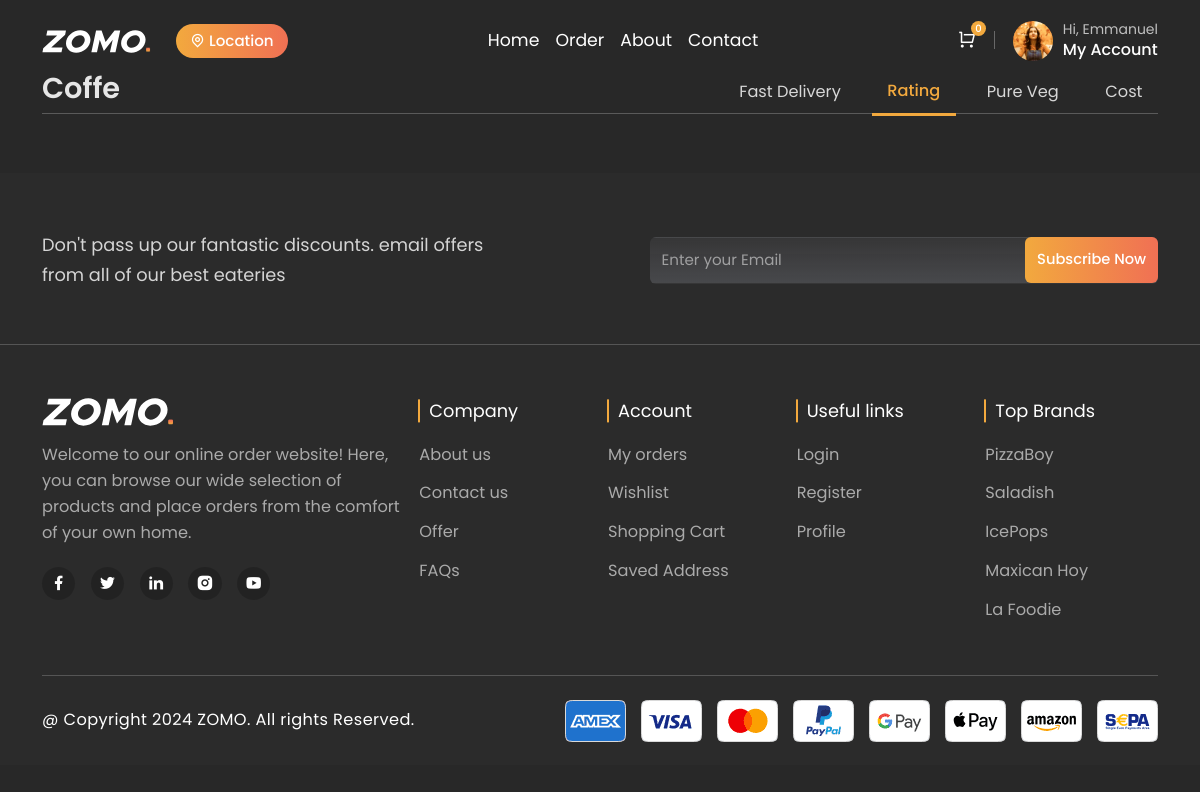
Page /restaurant-listing/13/ (signed in) on the earlier database version.
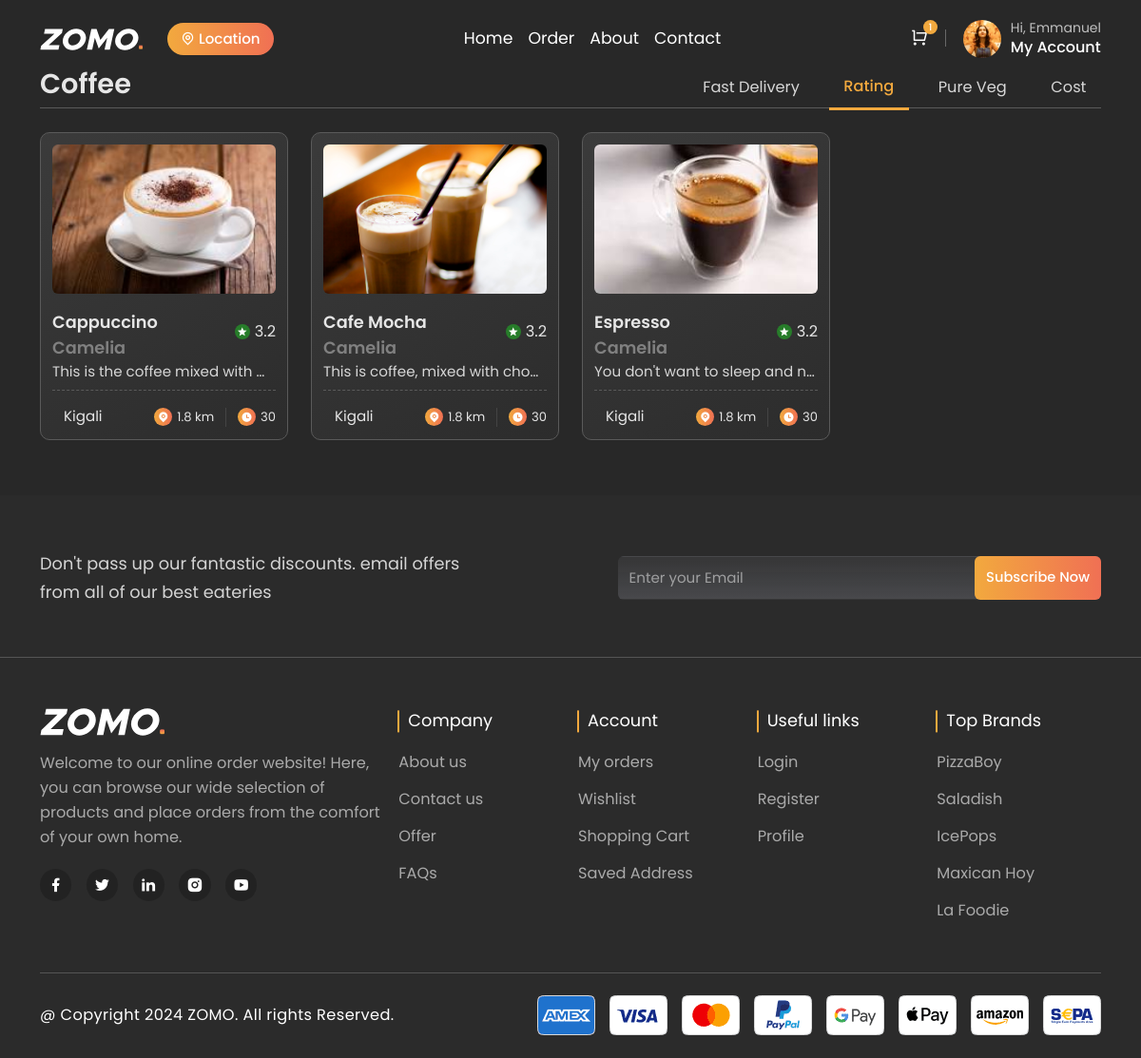
Same page on the later database version.
### customer/models.py (models this page shows, shortened)
class Cart(models.Model):
    user = models.OneToOneField(settings.AUTH_USER_MODEL, on_delete=models.CASCADE, null=True, blank=True)
    created_at = models.DateTimeField(auto_now_add=True)
    updated_at = models.DateTimeField(auto_now=True)  # Automatically updates to current time when object is saved
    STATUS_CHOICES = (
        ('active', 'Active'),
        ('completed', 'Completed'),
        ('cancelled', 'Cancelled'),
    )
    status = models.CharField(max_length=10, choices=STATUS_CHOICES, default='active')
    def total_price(self):
        return sum(item.total_price() for item in self.cart_items.all())

### restaurant/models.py (models this page shows, shortened)
class Category(models.Model):
    name = models.CharField(max_length=100)
    def __str__(self):
        return self.name

class MenuItem(models.Model):
    restaurant = models.ForeignKey(Restaurant, on_delete=models.CASCADE, related_name='menu_items', null=True, blank=True)
    menu = models.ForeignKey(Menu, on_delete=models.CASCADE, related_name='menu_items', null=True, blank=True)
    name = models.CharField(max_length=100)
    description = models.TextField()
    price = models.DecimalField(max_digits=6, decimal_places=2)
    image = models.ImageField(upload_to='menu_items/')
    is_available = models.BooleanField(default=True)
    category = models.ForeignKey('Category', on_delete=models.SET_NULL, null=True, related_name='menu_items')
    menu_item_id = models.AutoField(primary_key=True)
    preparation_time = models.IntegerField(default=30)
    def __str__(self):
            menu_name = self.menu.name if self.menu else 'No Menu'
            return f'{self.name} ({menu_name})'

class Restaurant(models.Model):
    name = models.CharField(max_length=100)
    description = models.TextField()
    address = models.ForeignKey('RestaurantAddress', on_delete=models.SET_NULL, null=True, related_name='restaurants', blank=True)
    phone = models.CharField(max_length=20)
    owner = models.ForeignKey(settings.AUTH_USER_MODEL, on_delete=models.CASCADE, related_name='restaurants', null=True, blank=True)
    image = models.ImageField(upload_to='restaurants/', null=True, blank=True)
    rating = models.DecimalField(max_digits=3, decimal_places=2, default=0)
    delivery_time = models.IntegerField(default=30)
    is_open = models.BooleanField(default=True)
    average_cost = models.DecimalField(max_digits=6, decimal_places=2, default=0)
    def __str__(self):
        return self.name

### customer/views.py (the view)
# urls.py: path('restaurant-listing/<int:category_id>/', views.restaurant_listing, name='restaurant-listing'),
@login_required
def restaurant_listing(request, category_id):
    category =Category.objects.get(id=category_id)
    menu_items = MenuItem.objects.filter(category=category)
    restaurants = Restaurant.objects.filter(menus__menu_items__in=menu_items).distinct()
    context = {
        'restaurants': restaurants,
        'category': category,
        'menu_items': menu_items,
        **cart_content(request),  # Merging cart context with the current context
    }
    print(category)
    print(menu_items)
    print (restaurants)
    return render(request, 'customer/restaurant-listing.html', context=context)

### customer/models.py (called while the page is built)
    def total_price(self):
        return self.quantity * self.price  # Use the stored price instead of the menu item's current price

### customer/views.py (called while the page is built)
def cart_content(request):
    context = {}
    if request.user.is_authenticated:
        cart, created = Cart.objects.get_or_create(user=request.user)
        cart_items = cart.cart_items.all()
        total_price = cart.total_price()
        context = {'cart_items': cart_items, 'total_price': total_price}
    return context

### customer/templates/customer/restaurant-listing.html (shortened to what the changed rows need)
{%extends "customer/base.html"%}
{%load static%}
{% block content %}
    <section class="restaurant-list section-b-space ratio3_2">
        <div class="container">
            <div class="title restaurant-title pb-0 w-border">
                <h2>{{category}}</h2>
                <ul class="nav nav-pills restaurant-tab tab-style2 border-0 w-100 m-0" id="Tab" role="tablist">
                    <li class="nav-item" role="presentation">
                    </li>
                    <li class="nav-item" role="presentation">
                    </li>
                    <li class="nav-item" role="presentation">
                    </li>
                    <li class="nav-item" role="presentation">
                    </li>
                </ul>
            </div>
            <div class="tab-content restaurant-content" id="TabContent">
                <div class="tab-pane fade show active" id="delivery-tab">
                    <div class="row g-lg-4 g-3">
                        {% for menu_item in menu_items %}
                            <div class="col-xl-3 col-lg-4 col-sm-6">
                                <div class="vertical-product-box">
                                    <div class="vertical-product-box-img">
                                        <a href="{% url 'menu-listing' menu_item.restaurant.id %}#item-{{ menu_item.category.id }}">
                                        </a>
                                    </div>
                                    <div class="vertical-product-body">
                                        <div class="d-flex align-items-center justify-content-between mt-sm-3 mt-2">
                                            <a href="{% url 'menu-listing' menu_item.restaurant.id %}#item-{{ menu_item.category.id }}">
                                                <h4 class="vertical-product-title">{{ menu_item.name }}</h4>
                                                <h3 class="vertical-product-title" style='color:grey;' >{{ menu_item.restaurant }}</h3>
                                            </a>
                                            <h6 class="rating-star">
                                                <span class="star"><i class="ri-star-s-fill"></i></span>{{ menu_item.rating|default:"3.2" }}
                                            </h6>
                                        </div>
                                        <h5 class="product-items">
                                            {{ menu_item.description|default:"Chicken quesadilla, avocado...." }}
                                        </h5>
                                        <div class="location-distance d-flex align-items-center justify-content-between pt-sm-3 pt-2">
                                            <h5 class="place">{{ menu_item.restaurant.address|default:"Kigali" }}</h5>
                                            <ul class="distance">
                                                <li><i class="ri-map-pin-fill icon"></i> {{ menu_item.restaurant.distance|default:"1.8 km" }}</li>
                                                <li><i class="ri-time-fill icon"></i> {{ menu_item.restaurant.delivery_time|default:"12 min" }}</li>
                                            </ul>
                                        </div>
                                    </div>
                                </div>
                            </div>
                        {% endfor %}
                    </div>
                </div>
            </div>
        </div>
    </section>
 {%endblock content%}

### customer/templates/customer/base.html (shortened to what the changed rows need)
{% load static %}
<!DOCTYPE html>
<html lang="en">
    <head>
        <link rel="stylesheet" type="text/css" id="rtl-link" href="{% static 'customer/assets/css/vendors/bootstrap.css' %}">
        <link rel="stylesheet" type="text/css" href="{% static 'customer/assets/css/vendors/swiper-bundle.min.css' %}">
        <link rel="stylesheet" type="text/css" href="{% static 'customer/assets/css/fancybox.css' %}">
        <link rel="stylesheet" type="text/css" href="{% static 'customer/assets/css/vendors/remixicon.css' %}">
        <link rel="stylesheet" id="change-link" type="text/css" href="{% static 'customer/assets/css/style.css' %}">
    </head>
    <body class="position-relative white-bg dark">
    <header>
        <div class="container">
            <nav class="navbar navbar-expand-lg p-0">
                <div class="nav-option order-md-2">
                    <div class="dropdown-button">
                        <div class="cart-button">
                            <span>{{cart_items.count}}</span>
                            <i class="ri-shopping-cart-line text-white cart-bag"></i>
                        </div>
                    </div>
                </div>
            </nav>
        </div>
    </header>
        {% block content %}
        {% endblock %}
</body>
</html>

Differences in the rows shown:
computed for Cart: count "0" → "1"
changed Category: name "Coffe" → "Coffee"
added MenuItem: shows a picture, name "Cappuccino", restaurant "Camelia", rating "3.2", description "This is the coffee mixed with…", restaurant.address "Kigali", restaurant.distance "1.8 km", restaurant.delivery_time "30"
added MenuItem: shows a picture, name "Cafe Mocha", restaurant "Camelia", rating "3.2", description "This is coffee, mixed with cho…", restaurant.address "Kigali", restaurant.distance "1.8 km", restaurant.delivery_time "30"
added MenuItem: shows a picture, name "Espresso", restaurant "Camelia", rating "3.2", description "You don't want to sleep and n…", restaurant.address "Kigali", restaurant.distance "1.8 km", restaurant.delivery_time "30"
